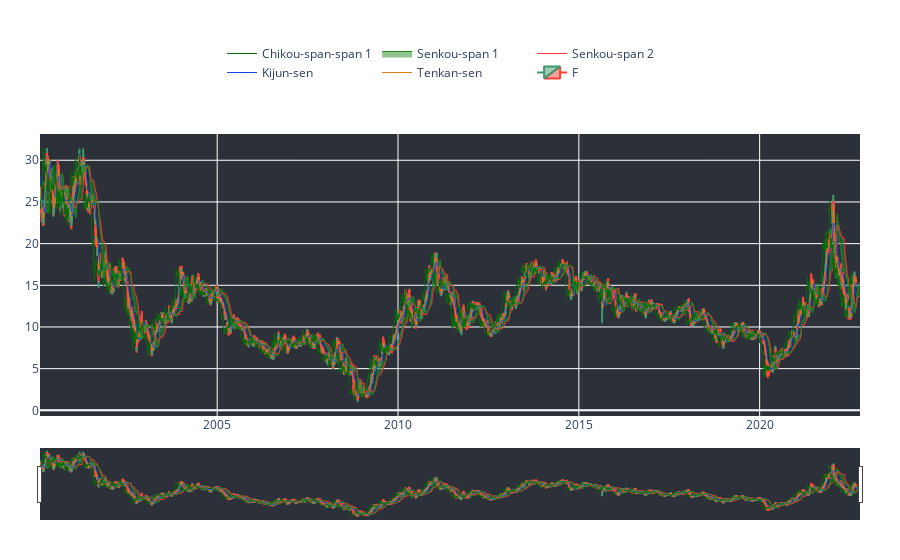

The code cell stored with this chart in its notebook:
### Code cell
ford.chart()

### Figure 1 — Plotly figure (JSON) as saved in the notebook; plotly's stock layout.template omitted (floating-point values rounded to 4 significant figures; data arrays with more than 128 entries replaced by an {"elided": "..."} marker saying what was removed)
{"data": [{"close": {"elided": "5705 float values"}, "high": {"elided": "5705 float values"}, "low": {"elided": "5705 float values"}, "name": "F", "open": {"elided": "5705 float values"}, "type": "candlestick", "x": {"elided": "5705 str values"}, "yaxis": "y2"}, {"line": {"width": 1}, "marker": {"color": "#de7b12"}, "mode": "lines", "name": "Tenkan-sen", "type": "scatter", "x": {"elided": "5705 str values"}, "y": {"elided": "5705 float values"}, "yaxis": "y2"}, {"line": {"width": 1}, "marker": {"color": "#1245de"}, "mode": "lines", "name": "Kijun-sen", "type": "scatter", "x": {"elided": "5705 str values"}, "y": {"elided": "5705 float values"}, "yaxis": "y2"}, {"line": {"width": 1}, "marker": {"color": "#FF3341"}, "mode": "lines", "name": "Senkou-span 2", "type": "scatter", "x": {"elided": "5705 str values"}, "y": {"elided": "5705 float values"}, "yaxis": "y2"}, {"fill": "tonexty", "line": {"width": 1}, "marker": {"color": "#228B22"}, "mode": "lines", "name": "Senkou-span 1", "type": "scatter", "x": {"elided": "5705 str values"}, "y": {"elided": "5705 float values"}, "yaxis": "y2"}, {"line": {"width": 1}, "marker": {"color": "#046e08"}, "mode": "lines", "name": "Chikou-span-span 1", "type": "scatter", "x": {"elided": "5705 str values"}, "y": {"elided": "5705 float values"}, "yaxis": "y2"}], "layout": {"legend": {"orientation": "h", "x": 0.3, "y": 0.9, "yanchor": "bottom"}, "margin": {"b": 40, "l": 40, "r": 40, "t": 40}, "plot_bgcolor": "rgb(44, 48, 56)", "yaxis": {"domain": [0, 0.2], "showticklabels": false}, "yaxis2": {"domain": [0.2, 0.8]}}}
